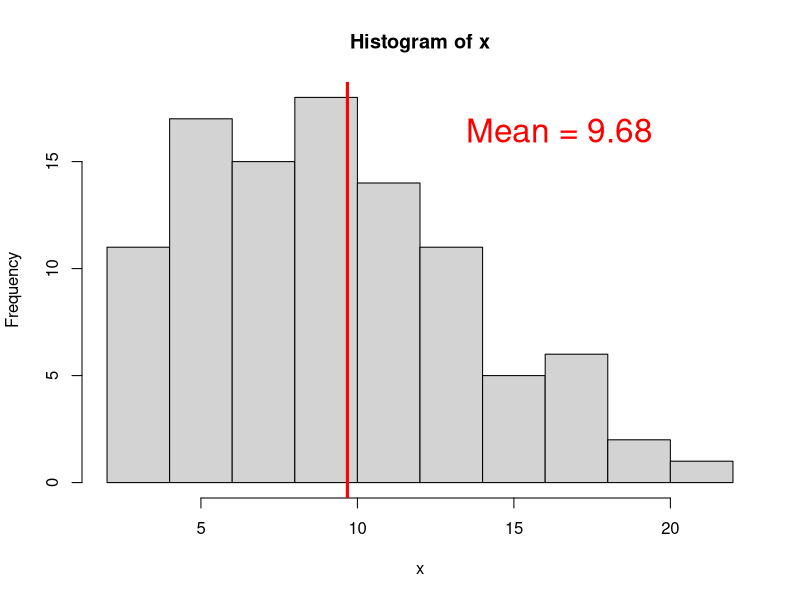
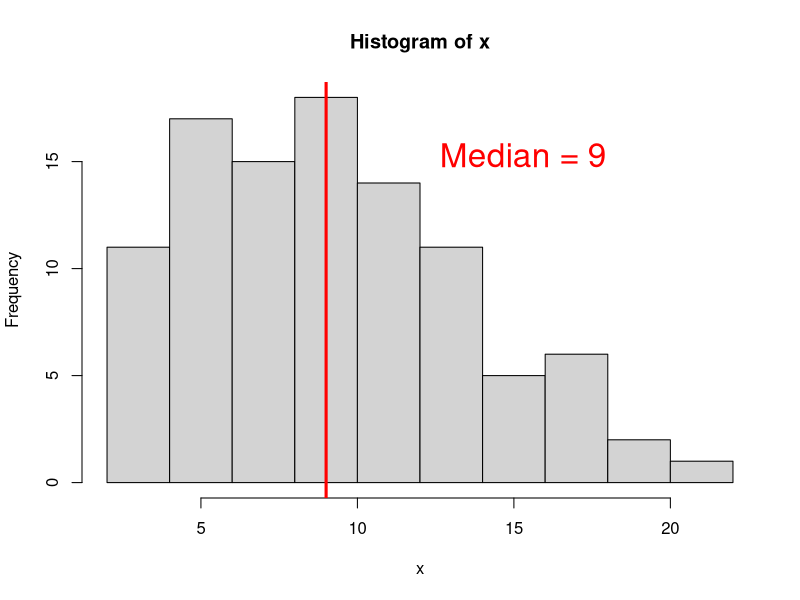
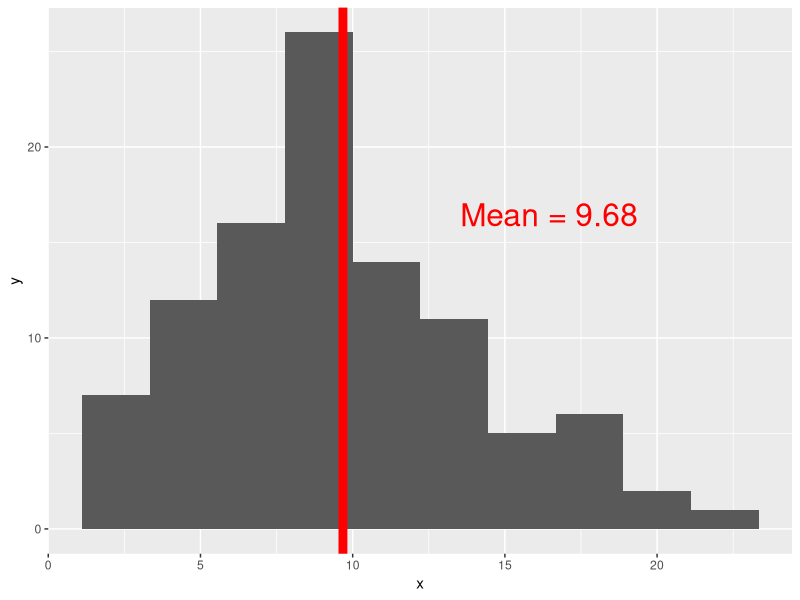

Here is the R script that generated these plots, in order:
set.seed(658329)
x <- round(rnorm(100, 10, 5))
hist(x)  # Draw histogram
abline(v = mean(x), col = "red", lwd = 3)
text(x = mean(x) * 1.7, y = mean(x) * 1.7, paste("Mean =", mean(x)), col = "red", cex = 2)
hist(x)  # Draw histogram
abline(v = median(x), col = "red", lwd = 3)
text(x = median(x) * 1.7, y = median(x) * 1.7, paste("Median =", median(x)), col = "red", cex = 2)
install.packages("ggplot2")  # Install ggplot2 package
library("ggplot2")           # Load ggplot2 package
ggp <- ggplot(data.frame(x), aes(x)) +
  geom_histogram(bins = 10)
ggp + geom_vline(xintercept = mean(x), col = "red", lwd = 3) +
  annotate("text", x = mean(x) * 1.7, y = mean(x) * 1.7,
           label = paste("Mean =", mean(x)), col = "red", size = 8)
